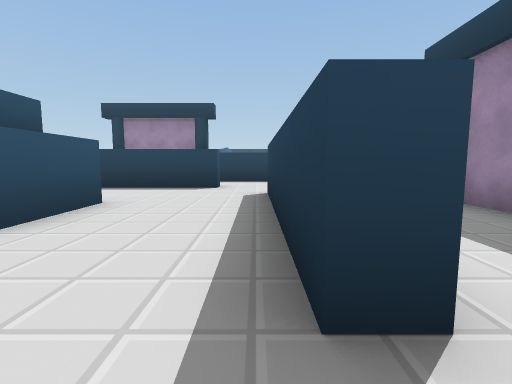
[1] (above)

16 first-person views from a walk through a scene from a Unity 3-D project. The camera is 1.3 m above the floor, tilts 6° down and sees 85° across. The floor is counted in squares, 2 m on a side. Each view is taken from the middle of a square. On the plan, view 1 faces up. The plan holds only what a view shows up to about 9 squares ahead; the rest is blank. The place goes on beyond the plan. The player character is not drawn.

[2]
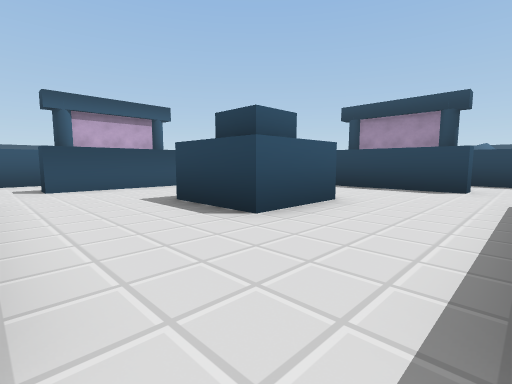

[3]
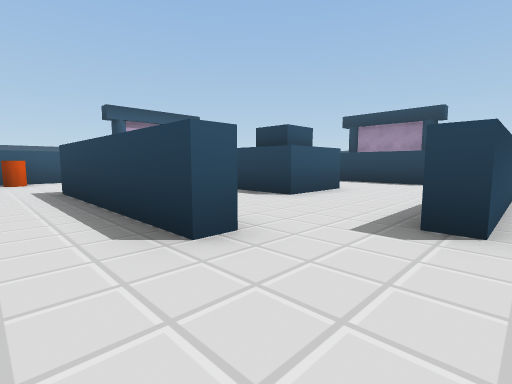

[4]
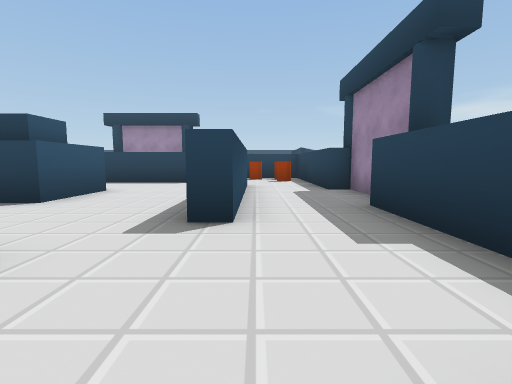

[5]
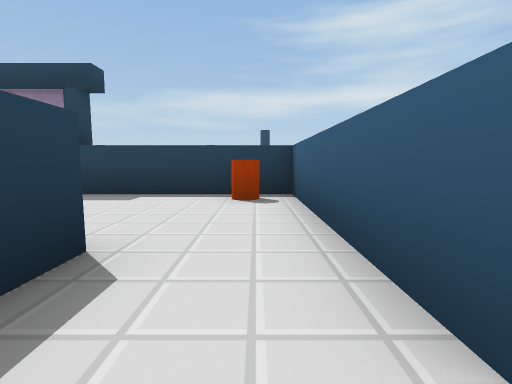

[6]
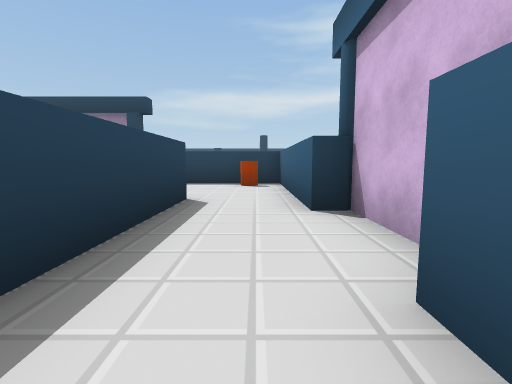

[7]
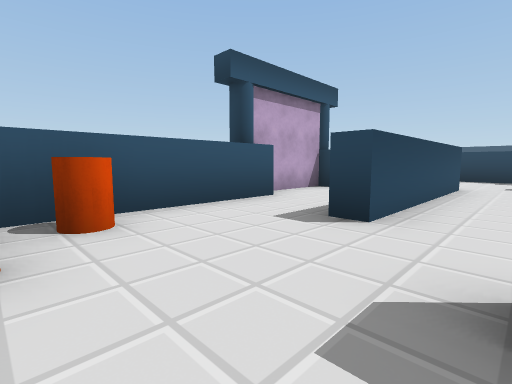

[8]
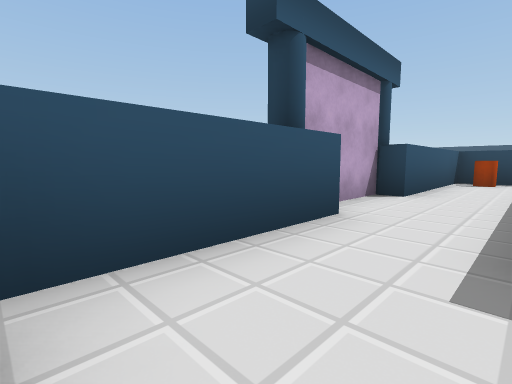

[9]
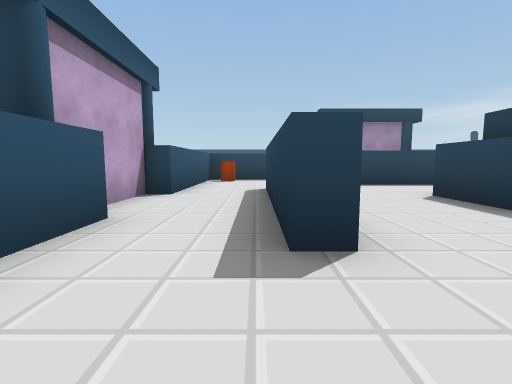

[10]
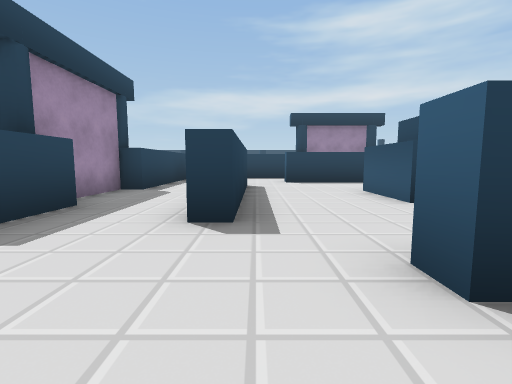

[11]
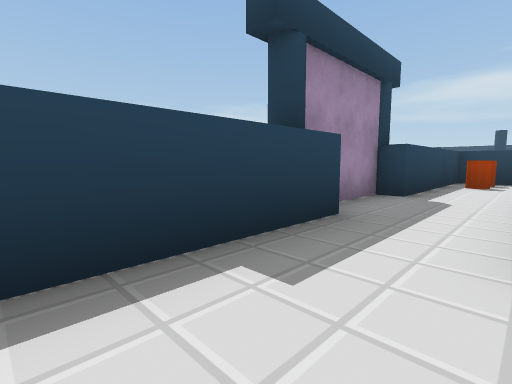

[12]
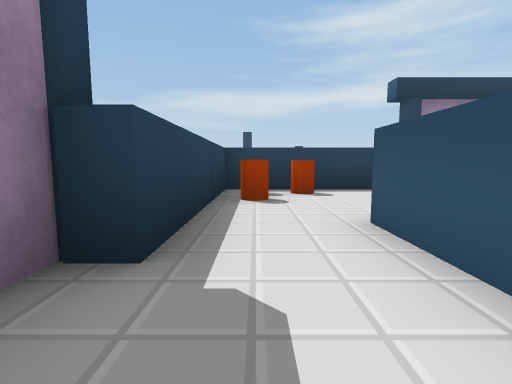

[13]
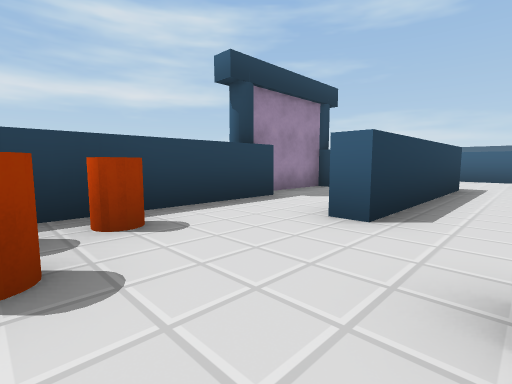

[14]
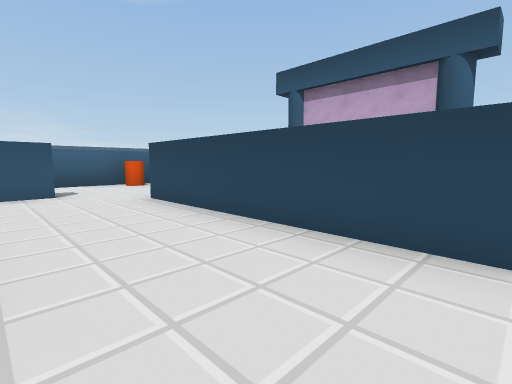

[15]
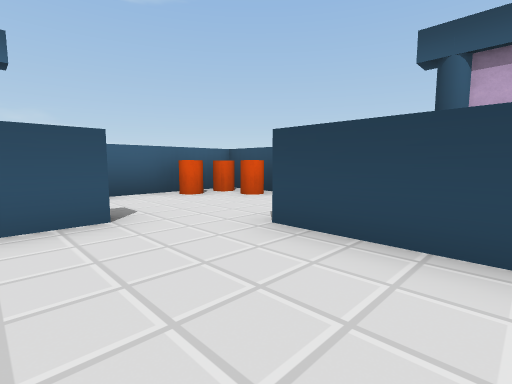

[16]
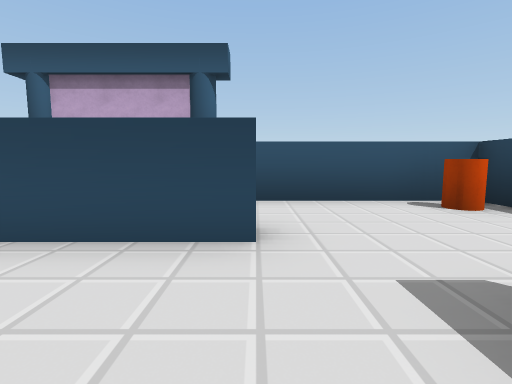

### Floor plan
Points are (right, up) in squares from view 1. A wall is a line through its corners. A room is listed if a view was taken in it or the views show most of it. See-through windows are left out.
Room 1 (views 1, 2, 3, 4, 14, 15, 16)
walls: (-1, -0.1) (-1, -0.8) (-2.5, -0.8); (0.8, 2.5) (0.8, 1) (0.2, 1) (0.2, 6); (-6, -0.2) (-5.1, -0.2); (-2.2, -2.8) (2.8, -2.8) (2.8, 2.2); (-1, 7.3) (-6, 7.3); (-7.3, 6) (-7.3, 1)
ways out: opening at (-3, -2) to room 2; opening at (-6.5, 0.5) to room 3; opening at (-6.5, 7.5) to room 3; opening at (0, 7) to room 3; opening at (2, 3) to room 4
objects: other object (-4, 3) to (-3, 4); cylinder (2, -2)
Room 2 (view 5)
walls: (-3.9, -3.3) (-2.2, -3.3) (-2.2, -2.8); (-2.5, -0.8) (-5.9, -0.8)
ways out: opening at (-3, -2) to room 1; opening at (-5, -2) to room 3
Room 3 (views 6, 7, 8, 9, 10, 11, 12, 13)
walls: (-6, 7.3) (-6, 7.8); (-4.6, 9.7) (-9.7, 9.7) (-9.7, 4.8) (-10.3, 4.8) (-10.3, 2.9); (-2.8, 7.7) (-1, 7.7) (-1, 7.3); (-9.7, 2.4) (-9.7, -2.8) (-4.8, -2.8); (-7.3, 1) (-7.7, 1) (-7.7, 6) (-7.3, 6); (0.2, 6) (0.8, 6); (2.8, 6.5) (2.8, 9.7) (-2.2, 9.7) (-2.2, 10.3) (-4, 10.3)
ways out: opening at (-6.5, 0.5) to room 1; opening at (-6.5, 7.5) to room 1; opening at (0, 7) to room 1; opening at (-5, -2) to room 2; opening at (2, 7) to room 4
objects: cylinder (-9, -2); cylinder (-9, -1); cylinder (-9, 9); cylinder (-8, -2); cylinder (1, 9); cylinder (2, 8); other object (2, 9)
Room 4 (no view inside)
walls: (3.3, 2.1) (3.3, 4.8) (2.8, 4.8) (2.8, 6.5); (0.8, 6) (0.8, 2.5)
ways out: opening at (2, 3) to room 1; opening at (2, 7) to room 3

Where each view was taken, in squares from view 1:
view 1: 0 up, 0 right, facing up
view 2: 0 up, 0 right, facing up-left
view 3: 2 down, 1 right, facing up-left
view 4: 2 down, 1 right, facing up
view 5: 2 down, 3 left, facing right
view 6: 2 down, 6 left, facing right
view 7: 2 down, 6 left, facing up-left
view 8: 1 down, 8 left, facing up-left
view 9: 1 down, 8 left, facing up
view 10: 7 up, 9 left, facing right
view 11: 8 up, 8 left, facing up-right
view 12: 9 up, 4 left, facing right
view 13: 9 up, 1 left, facing down-right
view 14: 6 up, 5 left, facing down-left
view 15: 3 up, 5 left, facing down-left
view 16: 6 up, 5 left, facing left
